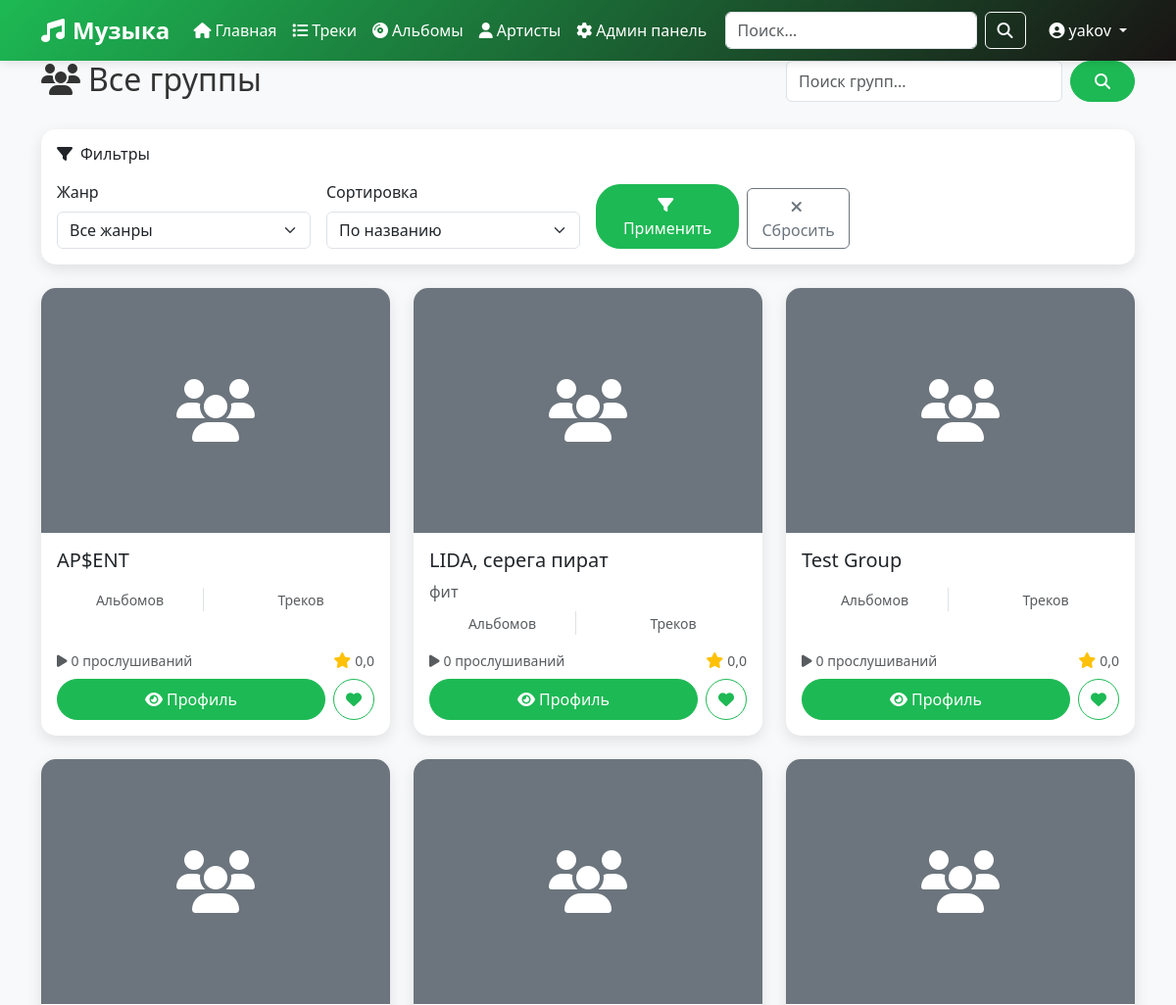
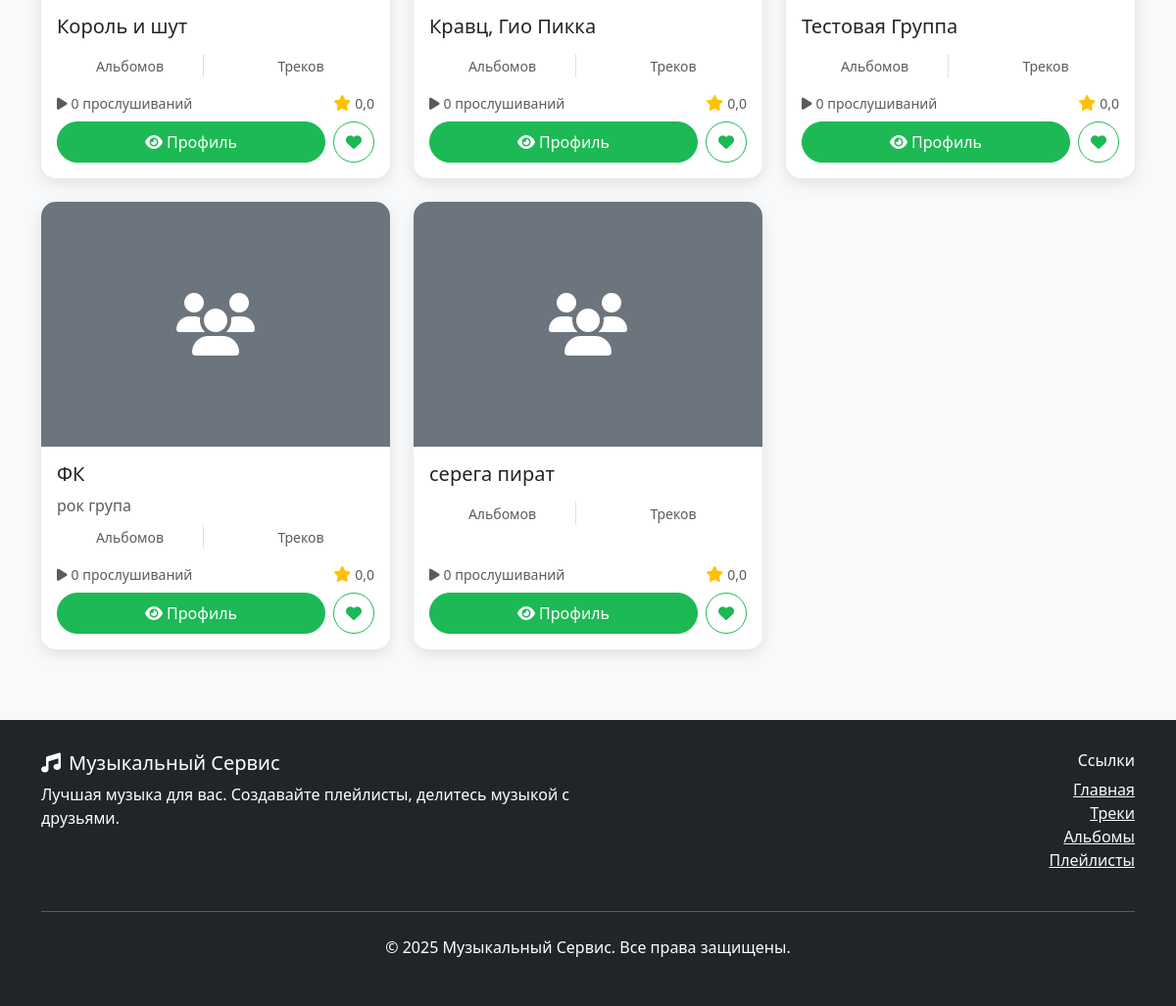
The app's page /groups/ (signed in) with its own data (2 pictures, top to bottom).
### music/models.py (models this page shows, shortened)
class User(AbstractUser):
    id = models.UUIDField(primary_key=True, default=uuid.uuid4, editable=False)
    login = models.CharField(max_length=100, unique=True)
    email = models.EmailField(unique=True)
    password = models.CharField(max_length=128)
    date_of_birth = models.DateField(null=True, blank=True)
    registration_date = models.DateTimeField(auto_now_add=True)
    avatar_url = models.URLField(max_length=500, null=True, blank=True)
    role = models.CharField(max_length=20, choices=[
        ('user', 'User'),
        ('admin', 'Admin'),
        ('moderator', 'Moderator')
    ], default='user')
    objects = CustomUserManager()
    USERNAME_FIELD = 'login'
    REQUIRED_FIELDS = ['email']
    class Meta:
        db_table = 'пользователи'
        verbose_name = 'Пользователь'
        verbose_name_plural = 'Пользователи'
    class Meta:
        db_table = 'пользователи'
        verbose_name = 'Пользователь'
        verbose_name_plural = 'Пользователи'

class Group(models.Model):
    id = models.UUIDField(primary_key=True, default=uuid.uuid4, editable=False)
    name = models.CharField(max_length=200, verbose_name='Название группы')
    description = models.TextField(blank=True, verbose_name='Описание группы')
    photo = models.ImageField(upload_to='groups/', null=True, blank=True, verbose_name='Фото группы')
    class Meta:
        db_table = 'группа'
        verbose_name = 'Группа'
        verbose_name_plural = 'Группы'

### music/views.py (the view)
# urls.py: path('groups/', views.group_list, name='group_list'),
def group_list(request):
    query = request.GET.get('q', '')
    groups = Group.objects.all()
    if query:
        groups = groups.filter(name__icontains=query)
    groups = groups.order_by('name')
    paginator = Paginator(groups, 12)
    page_number = request.GET.get('page')
    page_obj = paginator.get_page(page_number)
    context = {
        'groups': page_obj,
        'query': query,
    }
    return render(request, 'music/group_list.html', context)

### music/templates/music/group_list.html (shortened to what this page needs)
{% extends 'music/base.html' %}
{% block content %}
<div class="container">
    <div class="row mb-4">
        <div class="col-md-8">
            <h1 class="h2">
                <i class="fas fa-users me-2"></i>Все группы
            </h1>
        </div>
        <div class="col-md-4">
            <form method="GET" action="{% url 'music:group_list' %}" class="d-flex">
                <input type="text" class="form-control me-2" name="q" placeholder="Поиск групп..."
                       value="{{ request.GET.q }}" aria-label="Search">
                <button class="btn btn-primary" type="submit">
                    <i class="fas fa-search"></i>
                </button>
            </form>
        </div>
    </div>
    <div class="row mb-4">
        <div class="col-12">
            <div class="card">
                <div class="card-body">
                    <h6 class="card-title mb-3">
                        <i class="fas fa-filter me-2"></i>Фильтры
                    </h6>
                    <form method="GET" action="{% url 'music:group_list' %}" class="row g-3">
                        <div class="col-md-3">
                            <label for="genre" class="form-label">Жанр</label>
                            <select class="form-select" id="genre" name="genre">
                                <option value="">Все жанры</option>
                            </select>
                        </div>
                        <div class="col-md-3">
                            <label for="sort" class="form-label">Сортировка</label>
                            <select class="form-select" id="sort" name="sort">
                                <option value="name" {% if request.GET.sort == 'name' %}selected{% endif %}>По названию</option>
                            </select>
                        </div>
                        <div class="col-md-3 d-flex align-items-end">
                            <button type="submit" class="btn btn-primary me-2">
                                <i class="fas fa-filter me-1"></i>Применить
                            </button>
                            <a href="{% url 'music:group_list' %}" class="btn btn-outline-secondary">
                                <i class="fas fa-times me-1"></i>Сбросить
                            </a>
                        </div>
                    </form>
                </div>
            </div>
        </div>
    </div>
    <div class="row">
        {% for group in groups %}
            <div class="col-lg-4 col-md-6 mb-4">
                <div class="card h-100">
                    {% if group.photo_url %}
                        <img src="{{ group.photo_url }}" class="card-img-top" alt="{{ group.name }}" style="height: 250px; object-fit: cover;">
                    {% else %}
                        <div class="card-img-top bg-secondary d-flex align-items-center justify-content-center" style="height: 250px;">
                            <i class="fas fa-users fa-4x text-white"></i>
                        </div>
                    {% endif %}
                    <div class="card-body d-flex flex-column">
                        <h5 class="card-title">{{ group.name }}</h5>
                        <div class="mb-2">
                            {% if group.description %}
                                <p class="card-text text-muted">
                                    {{ group.description|truncatewords:20 }}
                                </p>
                            {% endif %}
                        </div>
                        <div class="mb-3">
                            <div class="row text-center">
                                <div class="col-6">
                                    <div class="border-end">
                                        <small class="text-muted">Альбомов</small>
                                    </div>
                                </div>
                                <div class="col-6">
                                    <small class="text-muted">Треков</small>
                                </div>
                            </div>
                        </div>
                        <div class="mt-auto">
                            <div class="d-flex justify-content-between align-items-center mb-2">
                                <small class="text-muted">
                                    <i class="fas fa-play me-1"></i>{{ group.play_count|default:0 }} прослушиваний
                                </small>
                                <div class="d-flex align-items-center">
                                    <i class="fas fa-star text-warning me-1"></i>
                                    <small class="text-muted">{{ group.average_rating|default:"0.0"|floatformat:1 }}</small>
                                </div>
                            </div>
                            <div class="d-flex gap-2">
                                <a href="{% url 'music:group_detail' group.pk %}" class="btn btn-primary flex-fill">
                                    <i class="fas fa-eye me-1"></i>Профиль
                                </a>
                                {% if user.is_authenticated %}
                                    <button class="btn btn-outline-primary" onclick="followGroup('{{ group.pk }}')" title="Подписаться">
                                        <i class="fas fa-heart"></i>
                                    </button>
                                {% endif %}
                            </div>
                        </div>
                    </div>
                </div>
            </div>
        {% endfor %}
    </div>
</div>
{% endblock %}

### music/templates/music/base.html (shortened to what this page needs)
<!DOCTYPE html>
<html lang="ru">
<head>
    <link href="https://cdn.jsdelivr.net/npm/bootstrap@5.3.0/dist/css/bootstrap.min.css" rel="stylesheet">
    <link rel="stylesheet" href="https://cdnjs.cloudflare.com/ajax/libs/font-awesome/6.4.0/css/all.min.css">
</head>
<body>
    <nav class="navbar navbar-expand-lg navbar-dark">
        <div class="container">
            <a class="navbar-brand" href="{% url 'music:home' %}">
                <i class="fas fa-music me-2"></i>Музыка
            </a>
            <div class="collapse navbar-collapse" id="navbarNav">
                <ul class="navbar-nav me-auto">
                    <li class="nav-item">
                        <a class="nav-link" href="{% url 'music:home' %}">
                            <i class="fas fa-home me-1"></i>Главная
                        </a>
                    </li>
                    <li class="nav-item">
                        <a class="nav-link" href="{% url 'music:track_list' %}">
                            <i class="fas fa-list me-1"></i>Треки
                        </a>
                    </li>
                    <li class="nav-item">
                        <a class="nav-link" href="{% url 'music:album_list' %}">
                            <i class="fas fa-compact-disc me-1"></i>Альбомы
                        </a>
                    </li>
                    <li class="nav-item">
                        <a class="nav-link" href="{% url 'music:artist_list' %}">
                            <i class="fas fa-user me-1"></i>Артисты
                        </a>
                    </li>
                    {% if user.is_authenticated and user.role == 'admin' %}
                        <li class="nav-item">
                            <a class="nav-link" href="{% url 'music:admin_panel' %}">
                                <i class="fas fa-cog me-1"></i>Админ панель
                            </a>
                        </li>
                    {% endif %}
                </ul>
                <form class="d-flex me-3" method="GET" action="{% url 'music:track_list' %}">
                    <input class="form-control me-2" type="search" name="q" placeholder="Поиск..."
                           value="{{ request.GET.q }}" aria-label="Search">
                    <button class="btn btn-outline-light" type="submit">
                        <i class="fas fa-search"></i>
                    </button>
                </form>
                <ul class="navbar-nav">
                    {% if user.is_authenticated %}
                        <li class="nav-item dropdown">
                            <a class="nav-link dropdown-toggle" href="#" id="navbarDropdown" role="button"
                               data-bs-toggle="dropdown" aria-expanded="false">
                                <i class="fas fa-user-circle me-1"></i>{{ user.login }}
                            </a>
                        </li>
                    {% endif %}
                </ul>
            </div>
        </div>
    </nav>
    <main>
        {% block content %}{% endblock %}
    </main>
    <footer class="footer">
        <div class="container">
            <div class="row">
                <div class="col-md-6">
                    <h5><i class="fas fa-music me-2"></i>Музыкальный Сервис</h5>
                    <p>Лучшая музыка для вас. Создавайте плейлисты, делитесь музыкой с друзьями.</p>
                </div>
                <div class="col-md-6 text-md-end">
                    <h6>Ссылки</h6>
                    <ul class="list-unstyled">
                        <li><a href="{% url 'music:home' %}" class="text-light">Главная</a></li>
                        <li><a href="{% url 'music:track_list' %}" class="text-light">Треки</a></li>
                        <li><a href="{% url 'music:album_list' %}" class="text-light">Альбомы</a></li>
                        <li><a href="{% url 'music:playlist_list' %}" class="text-light">Плейлисты</a></li>
                    </ul>
                </div>
            </div>
            <hr class="my-4">
            <div class="text-center">
                <p>&copy; 2025 Музыкальный Сервис. Все права защищены.</p>
            </div>
        </div>
    </footer>
</body>
</html>

### music/templates/music/base.html (style rules this page uses)
:root { --primary-color: #1db954; --secondary-color: #191414; --accent-color: #ff6b6b; --text-color: #333; --light-bg: #f8f9fa; --dark-bg: #212529; }
body { font-family: 'Segoe UI', Tahoma, Geneva, Verdana, sans-serif; background-color: var(--light-bg); color: var(--text-color); }
.navbar { background: linear-gradient(135deg, var(--primary-color), var(--secondary-color)); box-shadow: 0 2px 10px rgba(0,0,0,0.1); }
.navbar-brand { font-weight: bold; font-size: 1.5rem; }
.nav-link { color: white !important; font-weight: 500; transition: all 0.3s ease; }
.card { border: none; border-radius: 15px; box-shadow: 0 5px 15px rgba(0,0,0,0.1); transition: transform 0.3s ease, box-shadow 0.3s ease; overflow: hidden; }
.card-img-top { height: 200px; object-fit: cover; }
.btn-primary { background-color: var(--primary-color); border-color: var(--primary-color); border-radius: 25px; padding: 0.5rem 1.5rem; font-weight: 500; transition: all 0.3s ease; }
.btn-outline-primary { color: var(--primary-color); border-color: var(--primary-color); border-radius: 25px; }
.footer { background: var(--dark-bg); color: white; padding: 2rem 0; margin-top: 3rem; }

### records on screen
User: login "yakov"
Group: name "AP$ENT", play_count "0", average_rating "0,0"
Group: name "LIDA, серега пират", description "фит", play_count "0", average_rating "0,0"
Group: name "Test Group", play_count "0", average_rating "0,0"
Group: name "Король и шут", play_count "0", average_rating "0,0"
Group: name "Кравц, Гио Пикка", play_count "0", average_rating "0,0"
Group: name "Тестовая Группа", play_count "0", average_rating "0,0"
Group: name "ФК", description "рок група", play_count "0", average_rating "0,0"
Group: name "серега пират", play_count "0", average_rating "0,0"
